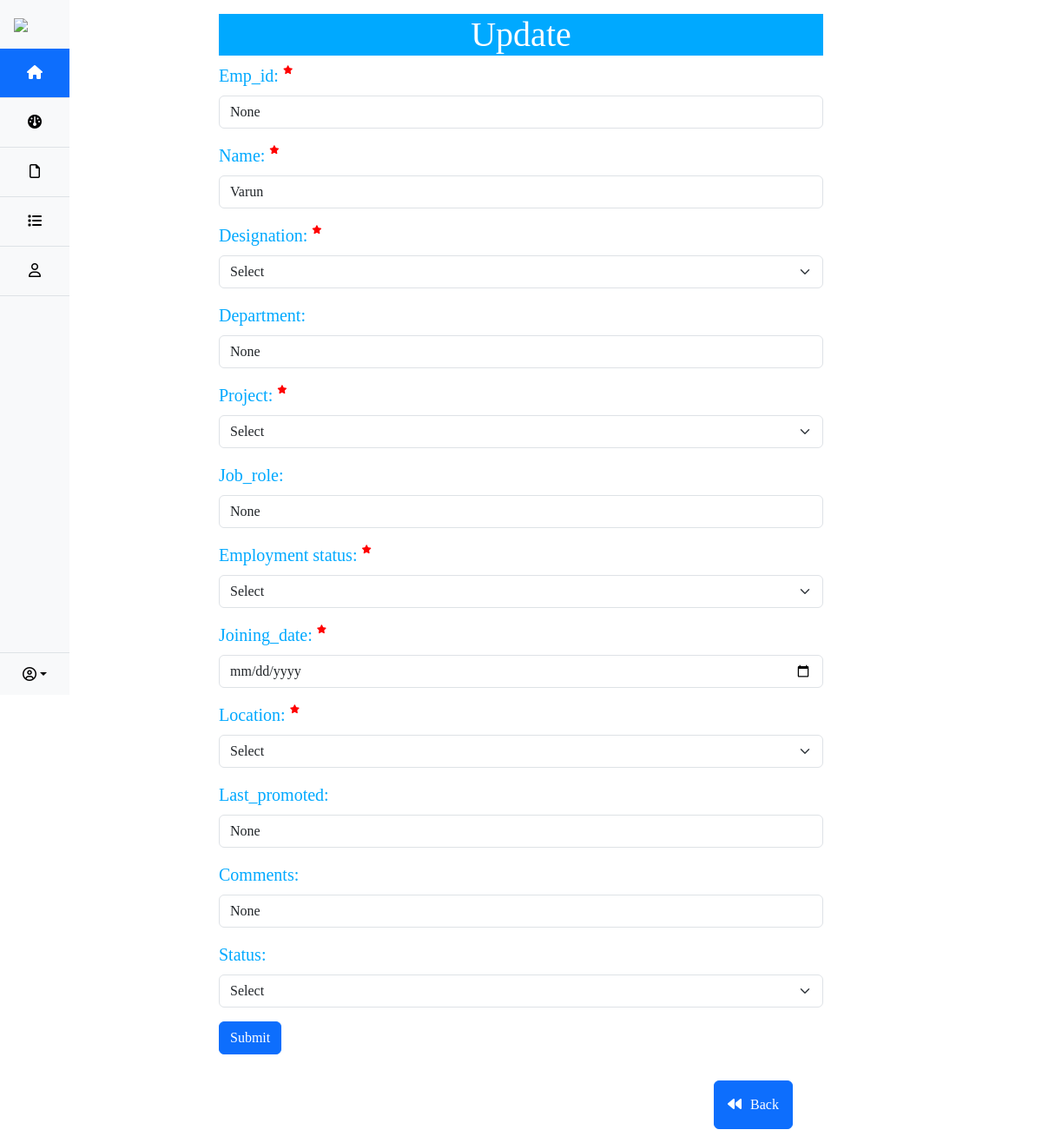
The app's page /update/3, older data.
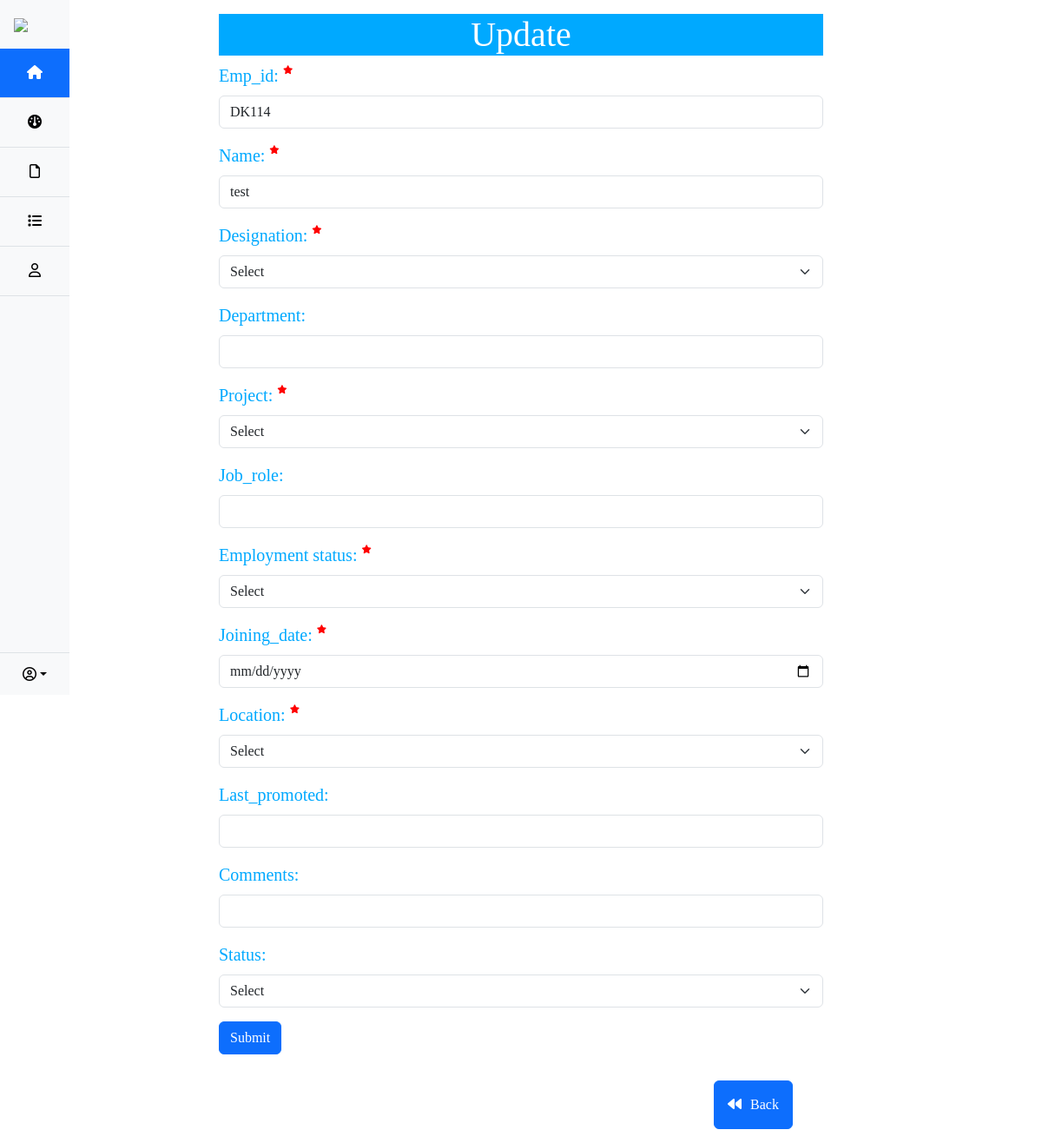
The same page, newer data.
### app.py (models this page shows)
class Employee(db.Model):
    Sno = db.Column(db.Integer, primary_key=True, autoincrement=True)
    Emp_id = db.Column(db.String(500))
    Name = db.Column(db.String(500))
    Designation = db.Column(db.String(500))
    Department = db.Column(db.String(500))
    Project = db.Column(db.String(500))
    Job_role = db.Column(db.String(500))
    Employment_status = db.Column(db.String(500))
    Joining_date = db.Column(db.String(500))
    Experience = db.Column(db.String(500))
    Location = db.Column(db.String(500))
    Last_promoted = db.Column(db.String(500))
    Comments = db.Column(db.String(500))
    employee_status=db.Column(db.String(500))

### app.py (the view, shortened to what this page needs)
@app.route("/update/<int:sno>",methods=["GET","POST"])
def Update(sno):
    selected_date = request.args.get("date")
    employee=Employee.query.filter_by(Sno=sno).first()
    return render_template("update.html",employee=employee,selected_date=selected_date)

### app.py (called while the page is built)
@app.context_processor
def inject_total_employees():
    total_employees,active_employees,resigned_employees,total_resumes,hr_selected,current_year_count, last_year_count,Chennai_employees_count,kollu_employees_count,kaup_employees_count,tn_palyam_count=dashboard_function()
    return dict(total_employees=total_employees,active_employees=active_employees,resigned_employees=resigned_employees,total_resumes=total_resumes,hr_selected=hr_selected,current_year_count=current_year_count, last_year_count=last_year_count,Chennai_employees_count=Chennai_employees_count,kollu_employees_count=kollu_employees_count,kaup_employees_count=kaup_employees_count,tn_palyam_count=tn_palyam_count)

### templates/update.html (shortened to what the changed rows need)
<!doctype html>
<html lang="en">
  <head>
    <link href="https://cdn.jsdelivr.net/npm/bootstrap@5.3.2/dist/css/bootstrap.min.css" rel="stylesheet">
    <link rel="stylesheet" href="{{ url_for('static', filename='update.css') }}">
  </head>
  <body>
    <div style="display: flex;">
      {% include 'sidemenu.html'%}
      <div class="container my-3" style="width:60%">
        <h1 class="title">Update </h1>
        <form action="/update/{{employee.Sno}}" method="post">
            <div class="mb-3 label">
              <label for="emp_id" class="form-label">Emp_id: <i class="fa-solid fa-star" style="color: red;font-size:10px;bottom: 10px; position: relative;"></i></label>
              <input type="text" class="form-control" id="emp_id" name="emp_id" value="{{employee.Emp_id | safe}}" aria-describedby="emailHelp" required>
            </div>
            <div class="mb-3 label">
              <label for="name" class="form-label">Name: <i class="fa-solid fa-star" style="color: red;font-size:10px;bottom: 10px; position: relative;"></i></label>
              <input type="text" class="form-control" value="{{ employee.Name | safe }}" name="name" id="name" required>
            </div>
            <div class="mb-3 label">
                <label for="department" class="form-label">Department:</label>
                <input type="text" class="form-control" value="{{employee.Department | safe}}" name="department" id="department">
            </div>
            <div class="mb-3 label">
                <label for="job_role" class="form-label">Job_role:</label>
                <input type="text" class="form-control" value="{{employee.Job_role | safe}}" name="job_role" id="job_role">
            </div>
            <div class="mb-3 label">
              <div class="cont">
                <input  type="date" class="form-control" value="{{employee.Joining_date}}" name="joining_date" id="joining_date" required>
              </div>
            </div>
            <div class="mb-3 label">
                <label for="last_promoted" class="form-label">Last_promoted:</label>
                <input type="text" class="form-control" value="{{employee.Last_promoted | safe}}" name="last_promoted" id="last_promoted">
            </div>
            <div class="mb-3 label">
                <label for="comments" class="form-label">Comments:</label>
                <input type="text" class="form-control" value="{{employee.Comments | safe}}" name="comments" id="comments">
            </div>
          </form>
    </div>
      </div>
  </body>
</html>

Row changes from the older to the newer data that the page shows:
changed Employee: emp_id "None" → "DK114"; name "Varun" → "test"; department "None" → (not shown); job_role "None" → (not shown); last_promoted "None" → (not shown); comments "None" → (not shown)
